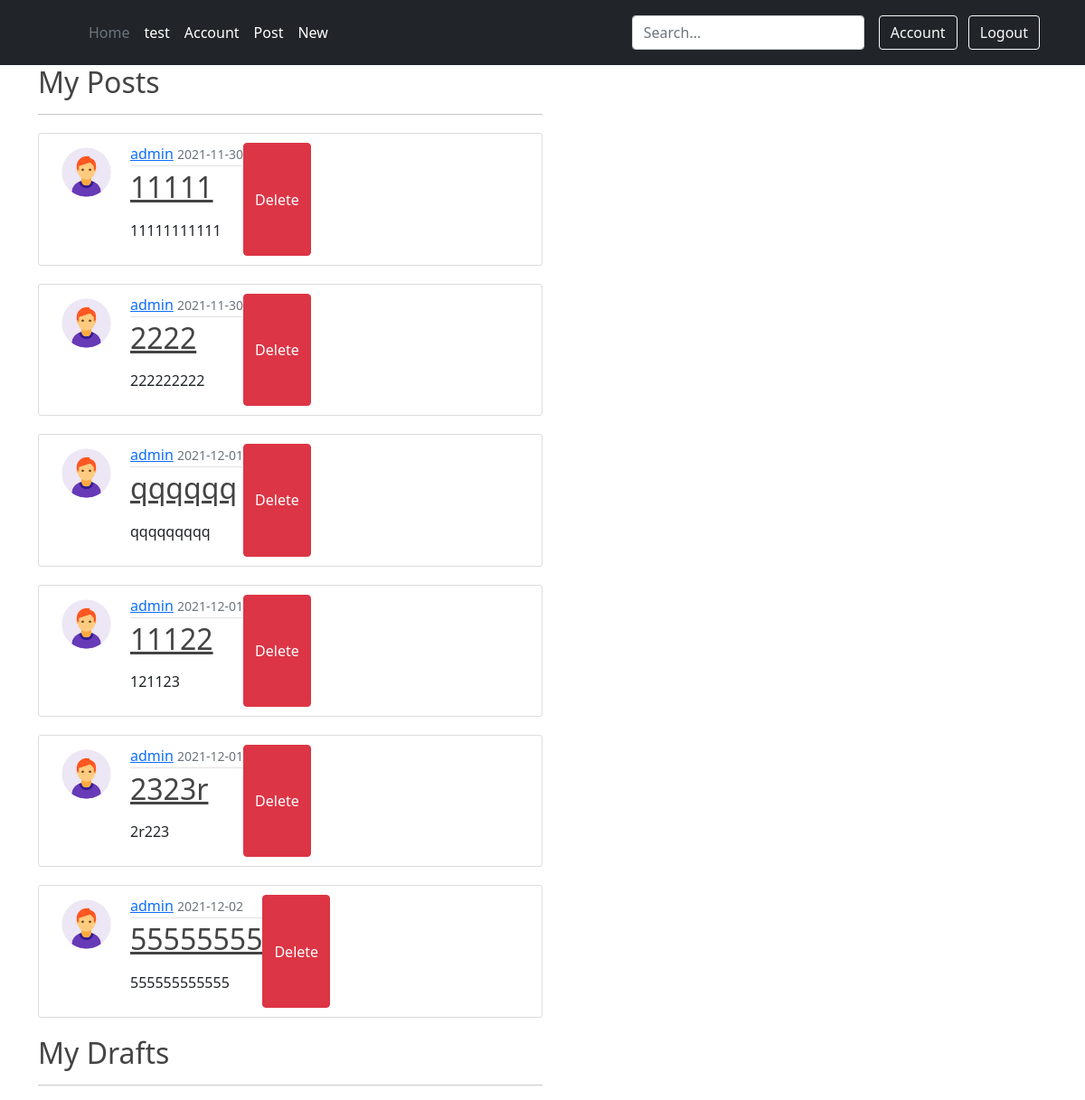
The app's page /post (signed in), older data.
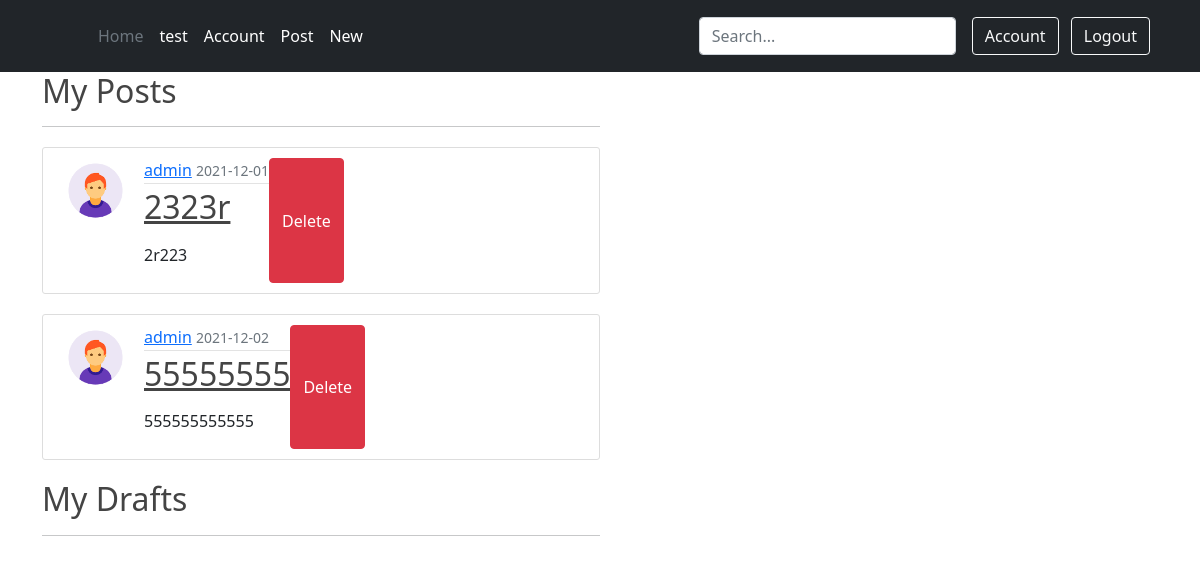
The same page, newer data.
### myweb/models.py (models this page shows, shortened)
class Post(db.Model):
    id=db.Column(db.Integer,primary_key=True)
    title=db.Column(db.String(100),nullable=False)
    content=db.Column(db.Text,nullable=False)
    date_posted=db.Column(db.DateTime,nullable=False,default=datetime.utcnow)
    date_updated=db.Column(db.DateTime,nullable=False,default=datetime.utcnow)
    user_id=db.Column(db.Integer,db.ForeignKey('user.id'),nullable=False)
    tag_rel = db.relationship(
        "Tag", secondary=post_tag_relations, backref="post")

class User(db.Model,UserMixin):
    id=db.Column(db.Integer,primary_key=True)
    username=db.Column(db.String(20),nullable=False)
    email=db.Column(db.String(120),nullable=False,unique=True)
    password=db.Column(db.String(60),nullable=False)
    date_joined=db.Column(db.DateTime,nullable=False,default=datetime.utcnow)
    image_file=db.Column(db.String(20),nullable=False,default='default.png')
    posts = db.relationship('Post', backref='author', lazy=True)
    drafts = db.relationship('Draft', backref='author', lazy=True)

### myweb/posts/routes.py (the view)
@posts.route('/post')
@login_required
def post():
    form=DeleteForm()
    my_posts=get_posts(current_user.id,'post')
    my_drafts=get_posts(current_user.id,'draft')
    return render_template('posts/mypost.html',form=form,posts=my_posts,drafts=my_drafts)

### myweb/posts/forms.py
class DeleteForm(FlaskForm):
    delete=SubmitField('Delete')

### myweb/models.py (called while the page is built)
@loginManager.user_loader
def load_user(userID):
    return User.query.get(int(userID))

### myweb/posts/util.py (called while the page is built, shortened)
def get_posts(*args,**kargs):
    if isinstance(args[0],int):
        id=args[0]
        post_type=args[1]
        tag=None
    elif isinstance(args[0],str):
        id=None
        post_type=None
        tag=args[0]
    else:
        id=kargs.get('id')
        post_type=kargs.get('post_type')
        tag=kargs.get('tag')
    if isinstance(id,int) and isinstance(post_type,str):
        if post_type=='post':
            posts=Post.query.filter_by(user_id=id)
        elif post_type=='draft':
            posts=Draft.query.filter_by(user_id=id)
        else:
            return None
        return posts
    return None

### myweb/templates/posts/mypost.html (shortened to what this page needs)
{% extends "base.html"%}
{% block content%}
{% if posts %}
    <h2>My Posts</h2>
    <hr>
    {% for post in posts %}
        <article class="d-flex content-section">
            <img class="rounded-circle article-img" src="{{ url_for('static', filename='picture/' + post.author.image_file) }}">
            <div class="media-body">
                <div class="article-metadata">
                    <a class="mr-2" href="#">{{ post.author.username }}</a>
                    <small class="text-muted">{{ post.date_posted.strftime('%Y-%m-%d') }}</small>
                </div>
                <h2><a class="article-title" href="{{ url_for('posts.editor',id=post.id)+'&type=post'}}">{{ post.title }}</a></h2>
                <p  class="article-content ">{{ post.content|safe }}</p>
            </div>
            <button  onclick="delFunction(this)" class="btn btn-danger" data-id={{post.id}} data-type="post" data-title={{post.title}}>Delete</button>
        </article>
    {% endfor %}
{% else %}
    <h1>add some post</h1>
{% endif %}
{% if drafts %}
    <h2>My Drafts</h2>
    <hr>
{% else %}
    <h1>add some post</h1>
{% endif %}
{% endblock content%}

Row changes from the older to the newer data that the page shows:
removed Post: image_file (placeholder picture), author.username "admin", date_posted "2021-11-30", title "11111", content "11111111111"
removed Post: image_file (placeholder picture), author.username "admin", date_posted "2021-11-30", title "2222", content "222222222"
removed Post: image_file (placeholder picture), author.username "admin", date_posted "2021-12-01", title "qqqqqq", content "qqqqqqqqq"
removed Post: image_file (placeholder picture), author.username "admin", date_posted "2021-12-01", title "11122", content "121123"
